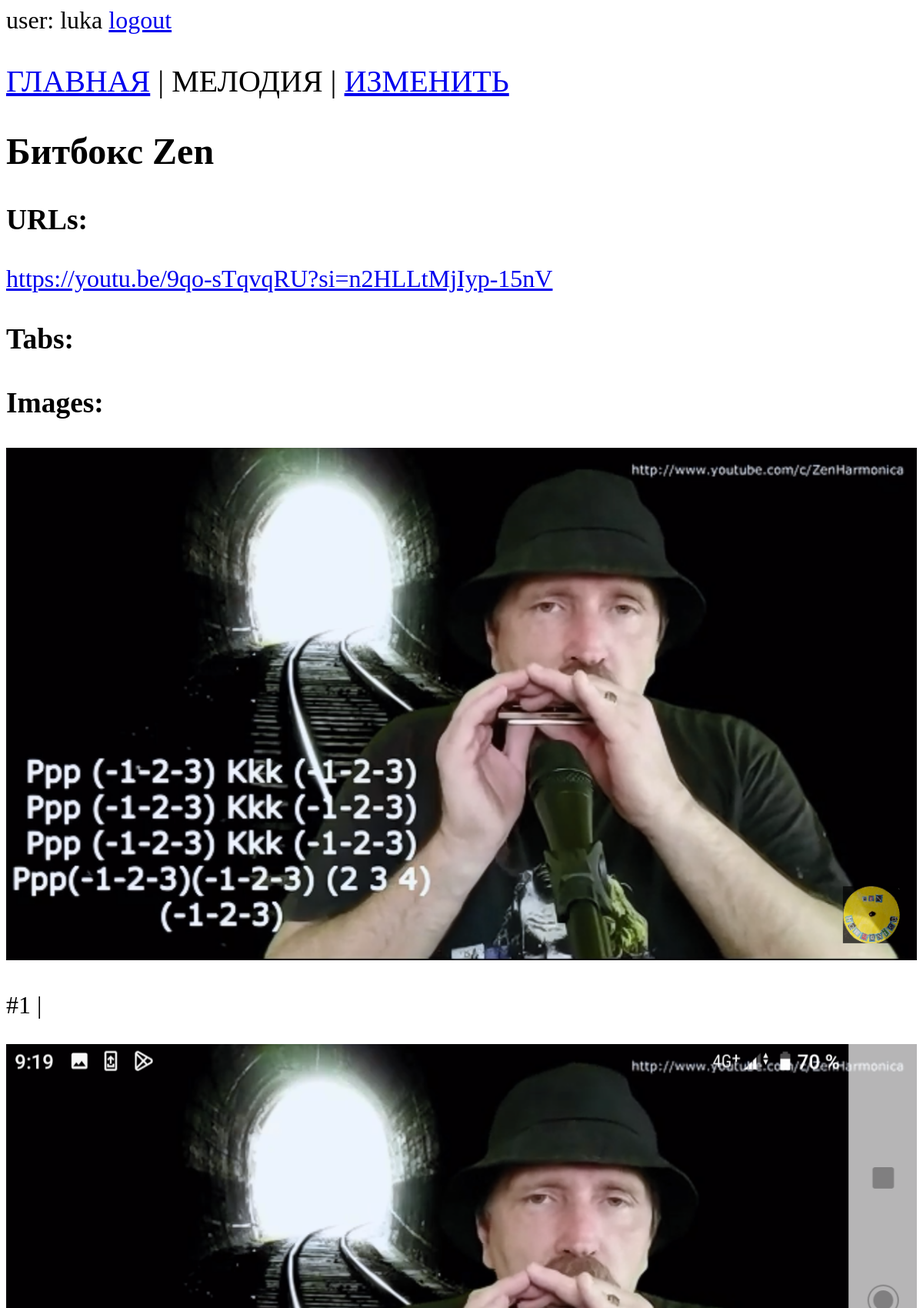
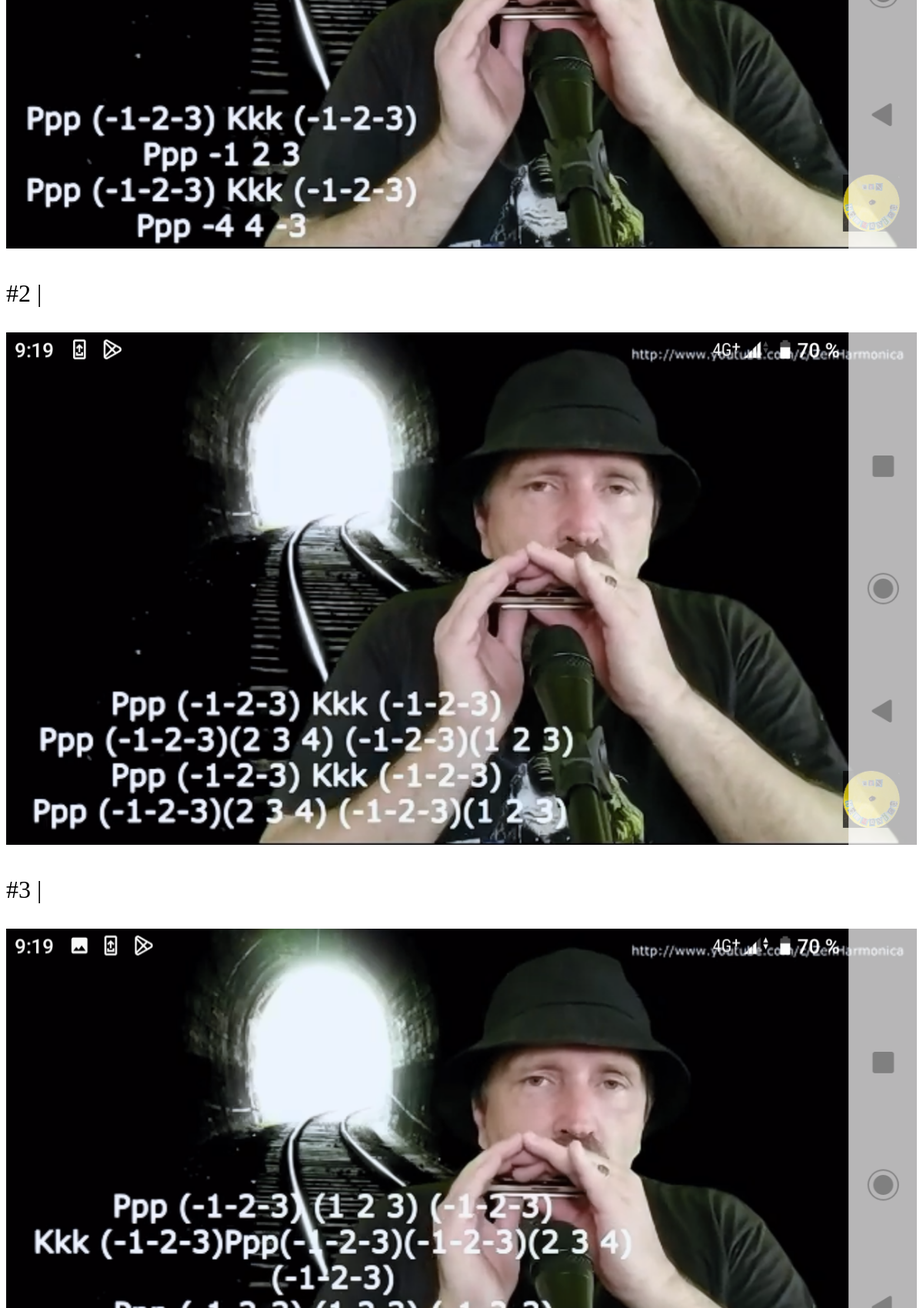
The app's page /show_melody/94/ (signed in, upper part) with its own data (2 pictures, top to bottom).
### app/models.py (models this page shows)
class Melody(models.Model):
    name = models.CharField(max_length=200, unique=True)
    type = models.CharField(max_length=20, null=True, blank=True)
    date = models.DateTimeField()
    comment = models.CharField(max_length=200, blank=True)

class URL(models.Model):
    melody = models.ForeignKey(Melody, on_delete=models.CASCADE)
    url = models.URLField(blank=True)

class Image(models.Model):
    melody = models.ForeignKey(Melody, on_delete=models.CASCADE)
    path = models.ImageField(upload_to='images', null=True, blank=True)
    order_num = models.IntegerField(default=1)
    image_comment = models.CharField(max_length=200, blank=True)

### app/views.py (the view)
# urls.py: path('show_melody/<int:id>/', views.show_melody),
@login_required
def show_melody(request, id):
    melody = Melody.objects.filter(id=id)[0]
    urls = URL.objects.filter(melody_id=id)
    tabs = Tab.objects.filter(melody_id=id)
    images = Image.objects.filter(melody_id=id).order_by("order_num")
    return render(request, 'show_melody.html', {'melody': melody, 'urls': urls, 'tabs': tabs, 'images': images})

### app/templates/show_melody.html (shortened to what this page needs)
{% extends "base.html" %}
    {% block menu %} <a href="../../">ГЛАВНАЯ</a> | МЕЛОДИЯ | <a href="../../edit_melody/{{melody.id}}">ИЗМЕНИТЬ</a> {% endblock menu %}
    {% block header %} {{melody.name}} {% endblock header %}
    {% block content %}
        <body>
            <h3> URLs: </h3>
            {% for u in urls %}
            <a href="{{u.url}}">{{u.url}}</a> <br />
            {% endfor %}
            <h3> Tabs: </h3>
            <h3> Images: </h3>
            {% for i in images %}
            <img src=/media/{{i.path}} alt="no image">
            <p>#{{i.order_num}} | {{i.image_comment}}</p>
            {% endfor %}
        </body>
    {% endblock content %}

### app/templates/base.html (shortened to what this page needs)
<!DOCTYPE html>
{% load static %}
<html>
    <head>
        <link rel="stylesheet" href="{% static 'css/styles.css' %}" />
    </head>
    <body>
        <div>
            {% if user.is_authenticated %}
            user: {{ user.get_username }}
                <a href="{% url 'logout'%}?next={{request.path}}">logout</a>
            {% else %}
                <a href="{% url 'login'%}?next={{request.path}}">login</a>
            {% endif %}
        </div>
        <div class="menu">{% block menu %}{% endblock menu %}</div>
        <h2>{% block header %}{% endblock header %}</h2>
        <div>{% block content%}{% endblock content %}</div>
    </body>
</html>

### app/static/css/styles.css (style rules this page uses)
html * { max-height:999999px; }
h2 { font-size: 48px; }
body { font-size: 32px; }
img { max-width:100%; }
.menu { font-size: 40px; }

### records on screen
Melody: name "Битбокс Zen"
URL: url "https://youtu.be/9qo-sTqvqRU?si=n2HLLtMjIyp-15nV"
Image: path (picture), order_num "1"
Image: path (picture), order_num "2"
Image: path (picture), order_num "3"
Image: path (picture)

### other values on screen
{{ user.get_username }} "luka"
